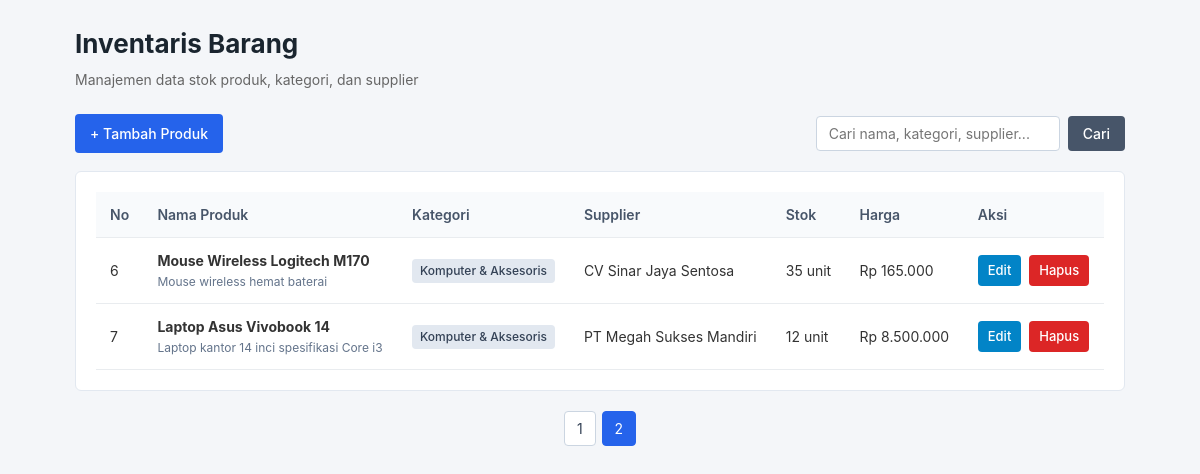
The app's page /index.php?halaman=2 with its own data.
### tables this page shows
CREATE TABLE produk (
    id INT AUTO_INCREMENT PRIMARY KEY,
    nama_produk VARCHAR(150) NOT NULL,
    id_kategori INT NOT NULL,
    id_supplier INT NOT NULL,
    stok INT NOT NULL,
    harga INT NOT NULL,
    deskripsi TEXT,
    CONSTRAINT fk_produk_kategori FOREIGN KEY (id_kategori) REFERENCES kategori(id) ON UPDATE CASCADE ON DELETE RESTRICT,
    CONSTRAINT fk_produk_supplier FOREIGN KEY (id_supplier) REFERENCES supplier(id) ON UPDATE CASCADE ON DELETE RESTRICT
);

CREATE TABLE kategori (
    id INT AUTO_INCREMENT PRIMARY KEY,
    nama_kategori VARCHAR(100) NOT NULL
);

CREATE TABLE supplier (
    id INT AUTO_INCREMENT PRIMARY KEY,
    nama_supplier VARCHAR(100) NOT NULL,
    no_telp VARCHAR(20) NOT NULL,
    alamat TEXT NOT NULL
);

### index.php (the view, shortened to what this page needs)
<?php
$pdo = Database::getInstance()->getConnection();
$keyword = isset($_GET['cari']) ? trim($_GET['cari']) : '';
$halaman = isset($_GET['halaman']) ? (int)$_GET['halaman'] : 1;
$limit = 5;
$offset = ($halaman - 1) * $limit;
if ($keyword !== '') {
    $countSql = "SELECT COUNT(*) FROM produk p
                 JOIN kategori k ON p.id_kategori = k.id
                 JOIN supplier s ON p.id_supplier = s.id
                 WHERE p.nama_produk LIKE :keyword
                    OR k.nama_kategori LIKE :keyword
                    OR s.nama_supplier LIKE :keyword";
    $countStmt = $pdo->prepare($countSql);
    $countStmt->execute([':keyword' => '%' . $keyword . '%']);
    $totalData = $countStmt->fetchColumn();
    $sql = "SELECT p.*, k.nama_kategori, s.nama_supplier
            FROM produk p
            JOIN kategori k ON p.id_kategori = k.id
            JOIN supplier s ON p.id_supplier = s.id
            WHERE p.nama_produk LIKE :keyword
               OR k.nama_kategori LIKE :keyword
               OR s.nama_supplier LIKE :keyword
            ORDER BY p.id DESC
            LIMIT :limit OFFSET :offset";
    $stmt = $pdo->prepare($sql);
    $stmt->bindValue(':keyword', '%' . $keyword . '%', PDO::PARAM_STR);
    $stmt->bindValue(':limit', $limit, PDO::PARAM_INT);
    $stmt->bindValue(':offset', $offset, PDO::PARAM_INT);
    $stmt->execute();
    $produkList = $stmt->fetchAll();
} else {
    $totalData = $pdo->query("SELECT COUNT(*) FROM produk")->fetchColumn();
    $sql = "SELECT p.*, k.nama_kategori, s.nama_supplier
            FROM produk p
            JOIN kategori k ON p.id_kategori = k.id
            JOIN supplier s ON p.id_supplier = s.id
            ORDER BY p.id DESC
            LIMIT :limit OFFSET :offset";
    $stmt = $pdo->prepare($sql);
    $stmt->bindValue(':limit', $limit, PDO::PARAM_INT);
    $stmt->bindValue(':offset', $offset, PDO::PARAM_INT);
    $stmt->execute();
    $produkList = $stmt->fetchAll();
}
$totalHalaman = ceil($totalData / $limit);
?>
<!DOCTYPE html>
<html lang="id">
<head>
    <link rel="stylesheet" href="style.css">
</head>
<body>
    <div class="container">
        <header class="header">
            <h1>Inventaris Barang</h1>
            <p>Manajemen data stok produk, kategori, dan supplier</p>
        </header>
        <div class="toolbar">
            <a href="tambah.php" class="btn btn-primary">+ Tambah Produk</a>
            <form action="index.php" method="GET" class="search-form">
                <input type="text" name="cari" placeholder="Cari nama, kategori, supplier..." value="<?php echo htmlspecialchars($keyword); ?>">
                <button type="submit" class="btn btn-secondary">Cari</button>
            </form>
        </div>
        <div class="card">
            <table class="table">
                <thead>
                    <tr>
                        <th>No</th>
                        <th>Nama Produk</th>
                        <th>Kategori</th>
                        <th>Supplier</th>
                        <th>Stok</th>
                        <th>Harga</th>
                        <th>Aksi</th>
                    </tr>
                </thead>
                <tbody>
                    <?php if (count($produkList) > 0): ?>
                        <?php $no = $offset + 1; ?>
                        <?php foreach ($produkList as $item): ?>
                            <tr>
                                <td><?php echo $no++; ?></td>
                                <td>
                                    <strong><?php echo htmlspecialchars($item['nama_produk']); ?></strong>
                                    <?php if (!empty($item['deskripsi'])): ?>
                                        <div class="text-muted"><?php echo htmlspecialchars($item['deskripsi']); ?></div>
                                    <?php endif; ?>
                                </td>
                                <td><span class="badge"><?php echo htmlspecialchars($item['nama_kategori']); ?></span></td>
                                <td><?php echo htmlspecialchars($item['nama_supplier']); ?></td>
                                <td><?php echo htmlspecialchars($item['stok']); ?> unit</td>
                                <td>Rp <?php echo number_format($item['harga'], 0, ',', '.'); ?></td>
                                <td class="actions">
                                    <a href="edit.php?id=<?php echo (int)$item['id']; ?>" class="btn btn-sm btn-edit">Edit</a>
                                    <a href="hapus.php?id=<?php echo (int)$item['id']; ?>" class="btn btn-sm btn-delete" onclick="return confirm('Apakah Anda yakin ingin menghapus produk <?php echo htmlspecialchars(addslashes($item['nama_produk'])); ?>?');">Hapus</a>
                                </td>
                            </tr>
                        <?php endforeach; ?>
                    <?php else: ?>
                        <tr>
                            <td colspan="7" class="text-center">Belum ada data produk yang ditemukan.</td>
                        </tr>
                    <?php endif; ?>
                </tbody>
            </table>
        </div>
        <?php if ($totalHalaman > 1): ?>
            <div class="pagination">
                <?php for ($i = 1; $i <= $totalHalaman; $i++): ?>
                    <a href="index.php?halaman=<?php echo $i; ?><?php echo $keyword !== '' ? '&cari=' . urlencode($keyword) : ''; ?>" class="page-link <?php echo $i === $halaman ? 'active' : ''; ?>">
                        <?php echo $i; ?>
                    </a>
                <?php endfor; ?>
            </div>
        <?php endif; ?>
    </div>
</body>
</html>

### style.css (style rules this page uses)
* { box-sizing: border-box; margin: 0; padding: 0; font-family: -apple-system, BlinkMacSystemFont, "Segoe UI", Roboto, Helvetica, Arial, sans-serif; }
body { background-color: #f4f6f9; color: #333333; line-height: 1.5; padding: 24px 16px; }
.container { max-width: 1050px; margin: 0 auto; }
.header { margin-bottom: 24px; }
.header h1 { font-size: 26px; font-weight: 700; color: #1a252f; margin-bottom: 6px; }
.header p { color: #666666; font-size: 14px; }
.toolbar { display: flex; justify-content: space-between; align-items: center; gap: 16px; margin-bottom: 18px; flex-wrap: wrap; }
.search-form { display: flex; gap: 8px; }
.search-form input { padding: 8px 12px; border: 1px solid #ced4da; border-radius: 4px; font-size: 14px; width: 240px; }
.card { background: #ffffff; border: 1px solid #e2e8f0; border-radius: 6px; padding: 20px; margin-bottom: 20px; overflow-x: auto; }
.table { width: 100%; border-collapse: collapse; font-size: 14px; text-align: left; }
.table th, .table td { padding: 12px 14px; border-bottom: 1px solid #e9ecef; vertical-align: middle; }
.table th { background-color: #f8fafc; color: #475569; font-weight: 600; }
.badge { display: inline-block; padding: 3px 8px; font-size: 12px; font-weight: 500; border-radius: 4px; background-color: #e2e8f0; color: #334155; }
.text-muted { font-size: 12px; color: #64748b; margin-top: 2px; }
.actions { white-space: nowrap; }
.btn { display: inline-block; padding: 8px 14px; font-size: 14px; font-weight: 500; text-decoration: none; border-radius: 4px; border: 1px solid transparent; cursor: pointer; }
.btn-primary { background-color: #2563eb; color: #ffffff; }
.btn-secondary { background-color: #475569; color: #ffffff; }
.btn-sm { padding: 5px 9px; font-size: 13px; }
.btn-edit { background-color: #0284c7; color: #ffffff; margin-right: 4px; }
.btn-delete { background-color: #dc2626; color: #ffffff; }
input[type="text"], input[type="number"], select, textarea { width: 100%; padding: 8px 12px; border: 1px solid #cbd5e1; border-radius: 4px; font-size: 14px; background-color: #ffffff; }
.pagination { display: flex; justify-content: center; gap: 6px; margin-top: 16px; }
.page-link { display: inline-block; padding: 6px 12px; background: #ffffff; border: 1px solid #cbd5e1; color: #334155; text-decoration: none; border-radius: 4px; font-size: 14px; }
.page-link.active { background: #2563eb; color: #ffffff; border-color: #2563eb; }

### records on screen
produk: nama_produk "Mouse Wireless Logitech M170", deskripsi "Mouse wireless hemat baterai", id_kategori.nama_kategori "Komputer & Aksesoris", id_supplier.nama_supplier "CV Sinar Jaya Sentosa", stok "35", harga "165.000"
produk: nama_produk "Laptop Asus Vivobook 14", deskripsi "Laptop kantor 14 inci spesifikasi Core i3", id_kategori.nama_kategori "Komputer & Aksesoris", id_supplier.nama_supplier "PT Megah Sukses Mandiri", stok "12", harga "8.500.000"
